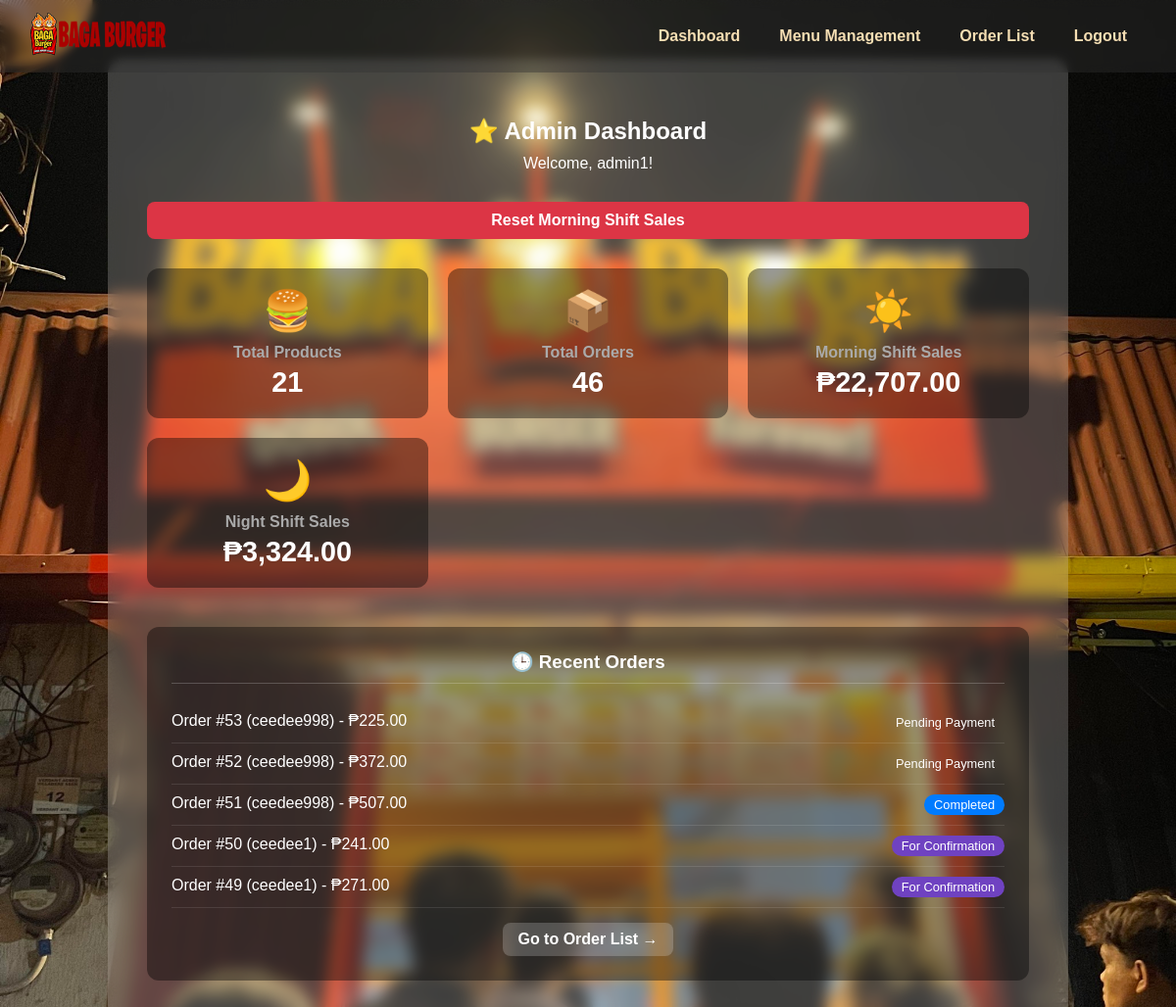
The page /admin.php (signed in) on the database its author committed.
### tables this page shows
CREATE TABLE `orders` (
  `id` int(11) NOT NULL,
  `user_id` int(11) NOT NULL,
  `created_at` datetime NOT NULL,
  `status` varchar(50) NOT NULL DEFAULT 'Pending',
  `total_amount` decimal(10,2) NOT NULL,
  `payment_method` varchar(50) NOT NULL,
  `payment_reference` varchar(255) DEFAULT NULL
);

CREATE TABLE `users` (
  `id` int(11) NOT NULL,
  `username` varchar(50) NOT NULL,
  `email` varchar(255) DEFAULT NULL,
  `contact_number` varchar(20) DEFAULT NULL,
  `password` varchar(255) NOT NULL,
  `verification_token` varchar(255) DEFAULT NULL,
  `role` enum('user','admin','owner') DEFAULT 'user',
  `is_active` tinyint(1) NOT NULL DEFAULT 0,
  `is_verified` tinyint(1) NOT NULL DEFAULT 0
);

### admin.php (the view, shortened to what this page needs)
<?php
require 'db.php';
$timezone = new DateTimeZone('Asia/Manila');
$current_hour = (new DateTime('now', $timezone))->format('G');
$current_shift = '';
if ($current_hour >= 6 && $current_hour < 18) {
    $current_shift = 'morning';
} else {
    $current_shift = 'night';
}
$total_orders = $conn->query("SELECT COUNT(*) AS count FROM orders")->fetch_assoc()['count'] ?? 0;
$total_products = $conn->query("SELECT COUNT(*) AS count FROM menu")->fetch_assoc()['count'] ?? 0;
$morning_shift_sql = "
    SELECT SUM(oi.quantity * oi.price_at_purchase) AS total
    FROM orders o
    JOIN order_items oi ON o.id = oi.order_id
    WHERE o.status = 'Completed' AND (HOUR(o.created_at) >= 6 AND HOUR(o.created_at) < 18)";
$morning_shift_revenue = $conn->query($morning_shift_sql)->fetch_assoc()['total'] ?? 0;
$night_shift_sql = "
    SELECT SUM(oi.quantity * oi.price_at_purchase) AS total
    FROM orders o
    JOIN order_items oi ON o.id = oi.order_id
    WHERE o.status = 'Completed' AND (HOUR(o.created_at) >= 18 OR HOUR(o.created_at) < 6)";
$night_shift_revenue = $conn->query($night_shift_sql)->fetch_assoc()['total'] ?? 0;
$recent_orders_sql = "
    SELECT o.id, u.username, o.status, o.total_amount
    FROM orders o
    JOIN users u ON o.user_id = u.id
    ORDER BY o.created_at DESC
    LIMIT 5";
$recent_orders_result = $conn->query($recent_orders_sql);
$low_stock_sql = "SELECT name, stock FROM menu WHERE stock <= 10 AND stock > 0 ORDER BY stock ASC";
$low_stock_result = $conn->query($low_stock_sql);
?>
<!DOCTYPE html>
<html lang="en">
<head>
  <link rel="stylesheet" href="style.css"/>
</head>
<body>
 <header>
  <nav>
    <div class="logo"><a href="admin.php"><img src="images.png" alt="Baga Burger Logo"></a></div>
    <ul>
      <li><a href="admin.php" class="active">Dashboard</a></li>
      <li><a href="MenuManagementAdmin.php">Menu Management</a></li>
      <li><a href="OrderList.php">Order List</a></li>
      <li><a href="logout.php">Logout</a></li>
    </ul>
  </nav>
</header>
<main>
  <section class="glass-section">
    <h1>⭐ Admin Dashboard</h1>
    <p style="margin-top:-10px; margin-bottom:30px;">Welcome, <?= htmlspecialchars($_SESSION['username']) ?>!</p>
    <?php if ($current_shift === 'morning'): ?>
        <form action="reset_sales.php" method="POST" onsubmit="return confirm('Are you sure you want to reset the MORNING SHIFT sales? This will archive all completed morning orders.');">
            <button type="submit" name="reset_sales" class="btn-reset">Reset Morning Shift Sales</button>
        </form>
    <?php endif; ?>
    <div class="dashboard-grid">
        <div class="stat-card">
            <div class="icon">🍔</div>
            <h3>Total Products</h3>
            <p><?= $total_products ?></p>
        </div>
        <div class="stat-card">
            <div class="icon">📦</div>
            <h3>Total Orders</h3>
            <p><?= $total_orders ?></p>
        </div>
        <div class="stat-card">
            <div class="icon">☀️</div>
            <h3>Morning Shift Sales</h3>
            <p>₱<?= number_format($morning_shift_revenue, 2) ?></p>
        </div>
        <div class="stat-card">
            <div class="icon">🌙</div>
            <h3>Night Shift Sales</h3>
            <p>₱<?= number_format($night_shift_revenue, 2) ?></p>
        </div>
    </div>
    <div class="dashboard-grid">
        <?php if ($recent_orders_result && $recent_orders_result->num_rows > 0): ?>
            <div class="info-card <?php echo ($low_stock_result->num_rows == 0) ? 'full-width' : ''; ?>">
                <h3>🕒 Recent Orders</h3>
                <ul>
                    <?php while ($order = $recent_orders_result->fetch_assoc()): ?>
                        <li>
                            <span>Order #<?= $order['id'] ?> (<?= htmlspecialchars($order['username']) ?>) - ₱<?= number_format($order['total_amount'], 2) ?></span>
                            <span class="status-badge badge-<?= str_replace(' ', '-', $order['status']) ?>"><?= htmlspecialchars($order['status']) ?></span>
                        </li>
                    <?php endwhile; ?>
                </ul>
                <a href="OrderList.php" class="card-link">Go to Order List →</a>
            </div>
        <?php endif; ?>
    </div>
  </section>
</main>
</body>
</html>

### style.css (style rules this page uses)
html, body { margin: 0; padding: 0; scroll-behavior: smooth; font-family: Arial, sans-serif; overflow-x: hidden; background: url('3.jpg') no-repeat center center/cover; background-size: cover; height: 100%; }
header { position: fixed; top: 0; width: 100%; background-color: rgba(51, 51, 51, 0.4); z-index: 1000; backdrop-filter: blur(5px); }
header nav { display: flex; align-items: center; justify-content: space-between; padding: 10px 30px; }
header .logo img { height: 50px; }
nav ul { display: flex; justify-content: center; list-style-type: none; margin: 0; padding: 1em 0; }
nav ul li { margin: 0 20px; }
nav ul li a { color: wheat; text-decoration: none; font-weight: bold; }
main { margin-top: 60px; }
.glass-section { background-color: rgba(255, 255, 255, 0.2); backdrop-filter: blur(8px); padding: 40px; max-width: 900px; margin: auto; border-radius: 15px; color: white; text-align: center; min-height: calc(100vh - 120px); display: flex; flex-direction: column; justify-content: center; }

### admin.php (style rules this page uses)
.dashboard-grid { display: grid; gap: 20px; grid-template-columns: repeat(auto-fit, minmax(220px, 1fr)); }
.stat-card { background: rgba(0, 0, 0, 0.4); padding: 20px; border-radius: 12px; color: white; text-align: center; }
.stat-card .icon { font-size: 2.5em; margin-bottom: 10px; }
.stat-card h3 { margin: 0 0 5px 0; color: #aaa; font-size: 1em; }
.stat-card p { margin: 0; font-size: 1.8em; font-weight: bold; }
.info-card { background: rgba(0,0,0,0.4); padding: 25px; border-radius: 12px; color: white; }
@media (min-width: 1024px) { .info-card.full-width { grid-column: 1 / 3; } }
.info-card h3 { margin-top: 0; border-bottom: 1px solid rgba(255,255,255,0.2); padding-bottom: 10px; }
.info-card ul { list-style: none; padding: 0; margin: 0; }
.info-card li { display: flex; justify-content: space-between; padding: 10px 0; border-bottom: 1px solid rgba(255,255,255,0.1); }
.info-card a.card-link { display: inline-block; margin-top: 15px; background: rgba(255,255,255,0.2); padding: 8px 15px; border-radius: 8px; text-decoration: none; color: white; font-weight: bold; }
.status-badge { padding: 3px 10px; border-radius: 12px; font-size: 0.8em; color: white; }
.badge-For-Confirmation { background-color: #6f42c1; }
.badge-Completed { background-color: #007bff; }
.btn-reset { background-color: #dc3545; color: white; padding: 10px 20px; border: none; border-radius: 8px; cursor: pointer; font-weight: bold; display: block; width: 100%; margin-bottom: 30px; font-size: 1em; }

### rows shown on the page
orders: id "53", user.username "ceedee998", total_amount "225.00", status "Pending Payment"
orders: id "52", user.username "ceedee998", total_amount "372.00", status "Pending Payment"
orders: id "51", user.username "ceedee998", total_amount "507.00", status "Completed"
orders: id "50", user.username "ceedee1", total_amount "241.00", status "For Confirmation"
orders: id "49", user.username "ceedee1", total_amount "271.00", status "For Confirmation"

### other values the page prints
$_SESSION['username'] "admin1"
$total_products "21"
$total_orders "46"
$morning_shift_revenue "22,707.00"
$night_shift_revenue "3,324.00"
